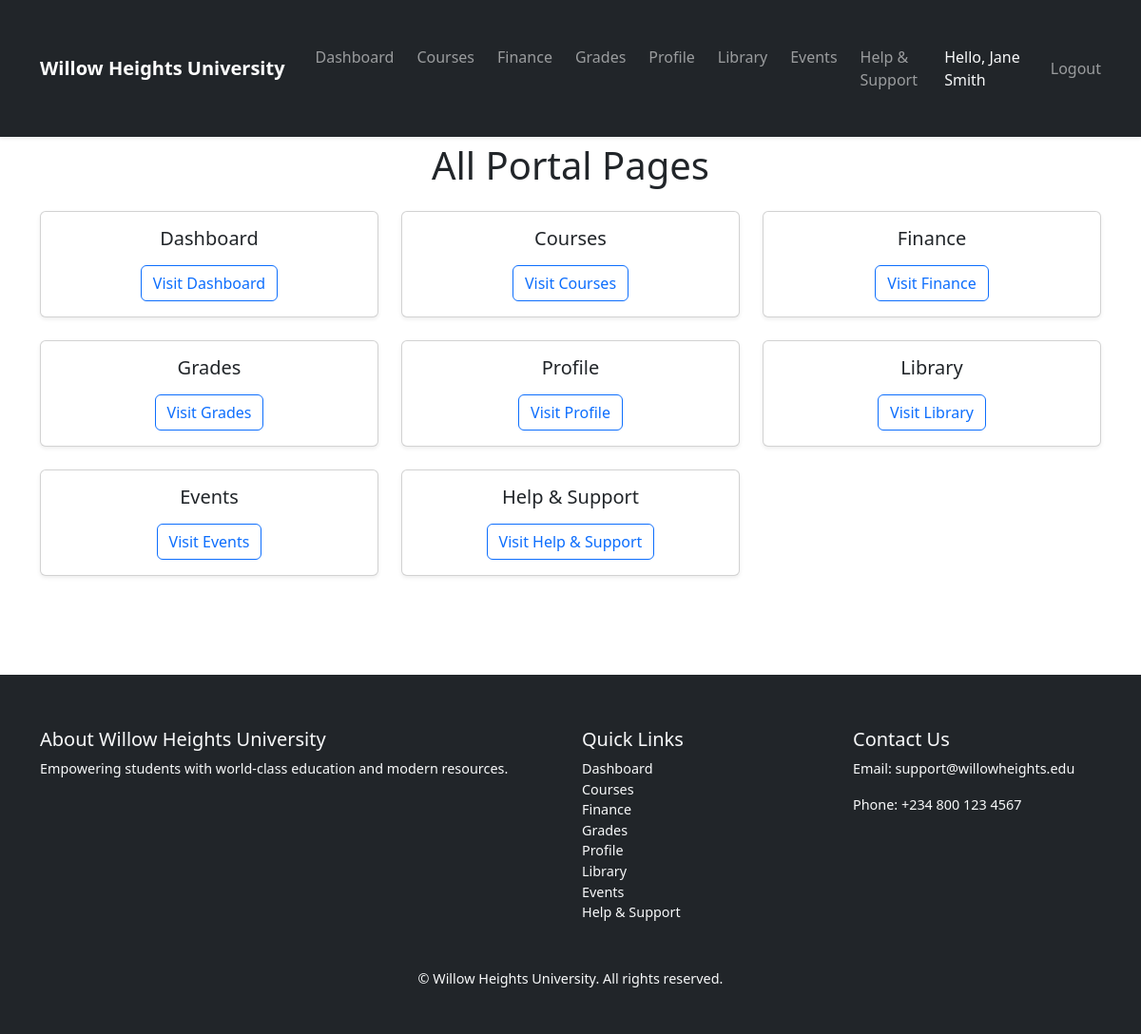
Page /portal/ (signed in) on the committed database.
### dashboard/models.py (models this page shows, shortened)
class PortalPage(models.Model):
    PAGE_CHOICES = [
        ('dashboard', 'Dashboard'),
        ('courses', 'Courses'),
        ('grades', 'Grades'),
        ('profile', 'Profile'),
        ('finance', 'Finance'),
        ('library', 'Library'),
        ('events', 'Events'),
        ('help', 'Help'),
    ]
    page_key = models.CharField(max_length=50, choices=PAGE_CHOICES, unique=True)
    heading = models.CharField(max_length=200)
    main_content = HTMLField(blank=True, null=True)
    courses_content = HTMLField(blank=True, null=True)
    grades_content = HTMLField(blank=True, null=True)
    finance_content = HTMLField(blank=True, null=True)
    library_content = HTMLField(blank=True, null=True)
    events_content = HTMLField(blank=True, null=True)
    help_content = HTMLField(blank=True, null=True)
    profile_content = HTMLField(blank=True, null=True)

### dashboard/views.py (the view)
# urls.py: path('portal/', views.portal_landing, name='portal_landing'),
@login_required
def portal_landing(request):
    pages = PortalPage.objects.all()
    return render(request, 'dashboard/portal_landing.html', {'pages': pages})

### dashboard/context_processors.py (called while the page is built)
def portal_pages(request):
    pages = PortalPage.objects.all()
    return {'portal_pages': pages}

### dashboard/templates/dashboard/portal_landing.html (shortened to what this page needs)
{% extends "base.html" %}
{% block content %}
<div class="container mt-5">
    <h1 class="text-center mb-4">All Portal Pages</h1>
    <div class="row text-center">
        {% for page in pages %}
            <div class="col-md-4 mb-4">
                <div class="card h-100 shadow-sm">
                    <div class="card-body">
                        <h5 class="card-title">{{ page.heading }}</h5>
                        <a href="{% url 'dashboard:portal_page' page.page_key %}" class="btn btn-outline-primary">Visit {{ page.heading }}</a>
                    </div>
                </div>
            </div>
        {% endfor %}
    </div>
</div>
{% endblock %}

### university_portal/templates/base.html (shortened to what this page needs)
{% load static %}
<!DOCTYPE html>
<html lang="en">
<head>
    <link rel="stylesheet" href="{% static 'css/style.css' %}">
    <link href="https://cdn.jsdelivr.net/npm/bootstrap@5.3.2/dist/css/bootstrap.min.css" rel="stylesheet">
</head>
<body>
<nav class="navbar navbar-expand-lg navbar-dark bg-dark fixed-top shadow-sm">
    <div class="container">
        <a class="navbar-brand fw-bold" href="{% url 'dashboard:home' %}">
            Willow Heights University
        </a>
        <div class="collapse navbar-collapse" id="navbarNav">
            <ul class="navbar-nav ms-auto">
                {% for p in portal_pages %}
                    <li class="nav-item">
                        <a class="nav-link {% if page and page.page_key == p.page_key %}active{% endif %}"
                           href="{% url 'dashboard:portal_page' p.page_key %}">
                            {{ p.heading }}
                        </a>
                    </li>
                {% endfor %}
                {% if user.is_authenticated %}
                    <li class="nav-item d-flex align-items-center me-3">
                        <span class="text-light">Hello, {{ user.get_full_name|default:user.username }}</span>
                    </li>
                    <li class="nav-item d-flex align-items-center">
                        <form method="POST" action="{% url 'dashboard:logout' %}" class="m-0 p-0 d-flex">
                            <button type="submit" class="btn btn-link nav-link p-0 m-0">Logout</button>
                        </form>
                    </li>
                {% endif %}
            </ul>
        </div>
    </div>
</nav>
<main>
    {% block content %}{% endblock %}
</main>
<footer class="bg-dark text-light mt-5 pt-4 pb-3">
    <div class="container">
        <div class="row">
            <div class="col-md-6 mb-3">
                <h5>About Willow Heights University</h5>
                <p>Empowering students with world-class education and modern resources.</p>
            </div>
            <div class="col-md-3 mb-3">
                <h5>Quick Links</h5>
                <ul class="list-unstyled">
                    {% for p in portal_pages %}
                        <li>
                            <a href="{% url 'dashboard:portal_page' p.page_key %}" class="text-light text-decoration-none">
                                {{ p.heading }}
                            </a>
                        </li>
                    {% endfor %}
                </ul>
            </div>
            <div class="col-md-3 mb-3">
                <h5>Contact Us</h5>
                <p>Email: support@willowheights.edu</p>
                <p>Phone: +234 800 123 4567</p>
            </div>
        </div>
        <div class="text-center mt-3">
            <p class="mb-0">&copy; {{ now|date:"Y" }} Willow Heights University. All rights reserved.</p>
        </div>
    </div>
</footer>
</body>
</html>

### static/css/style.css (style rules this page uses)
body { font-family: 'Arial', sans-serif; margin: 0; padding: 0; background-color: #f8f9fa; color: #212529; line-height: 1.6; }
a { text-decoration: none; color: inherit; }
.navbar { padding: 1rem 1.5rem; box-shadow: 0 2px 6px rgba(0,0,0,0.1); }
.navbar-brand { font-weight: bold; font-size: 1.3rem; }
.nav-link { margin-left: 0.5rem; transition: color 0.3s; }
.container { max-width: 1200px; margin: 0 auto; padding: 2rem 1rem; }
.card { border: none; border-radius: 10px; transition: transform 0.3s, box-shadow 0.3s; }
footer { background-color: #212529; color: #f8f9fa; padding: 2rem 1rem; font-size: 0.9rem; }
footer a { color: #f8f9fa; }

### university_portal/templates/base.html (style rules this page uses)
body { padding-top: 70px; }

### rows in the picture
PortalPage: heading "Dashboard"
PortalPage: heading "Courses"
PortalPage: heading "Finance"
PortalPage: heading "Grades"
PortalPage: heading "Profile"
PortalPage: heading "Library"
PortalPage: heading "Events"
PortalPage: heading "Help & Support"

### other values in the picture
{{ user.get_full_name|default:user.username }} "Jane Smith"
